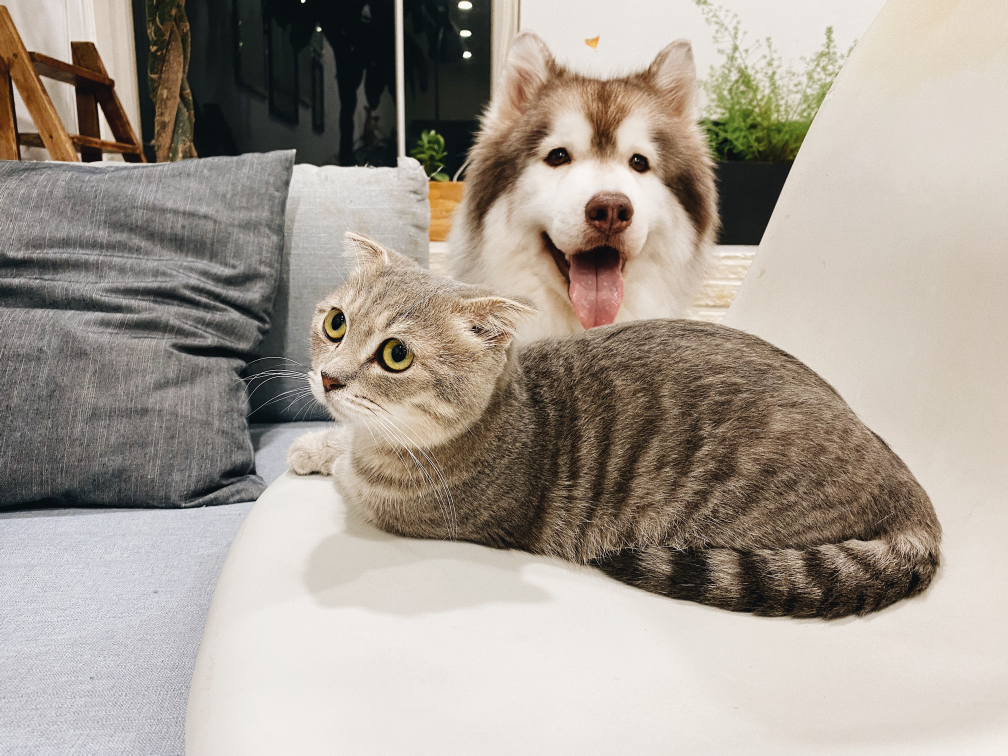
#> input picture cropper/input.jpg, 4032 x 3024 px (shown at 1/4 size)
$ python main.py
#> lines starting #> are read from the running program, lines starting #| are printed output that depends on the picture
import cv2


def cropper(image, coordinates):
    cropped_images = []
    for coord in coordinates:
        x1, y1, x2, y2 = coord
        cropped = image[y1:y2, x1:x2]
        cropped_images.append(cropped)

    return cropped_images


if __name__ == '__main__':

    image_path = './input.jpg'
    image = cv2.imread(image_path)
#> image is the input picture: shape (3024, 4032, 3); mean B, G, R 146.7, 156.6, 165.4
    coordinates = [[1769, 147, 2919, 1277], [1009, 933, 3813, 2450]]

    cropped_images = cropper(image, coordinates)
#> the loop in cropper, `for coord in coordinates:` made 2 passes
#> pass 1, in cropper, `cropped = image[y1:y2, x1:x2]`:
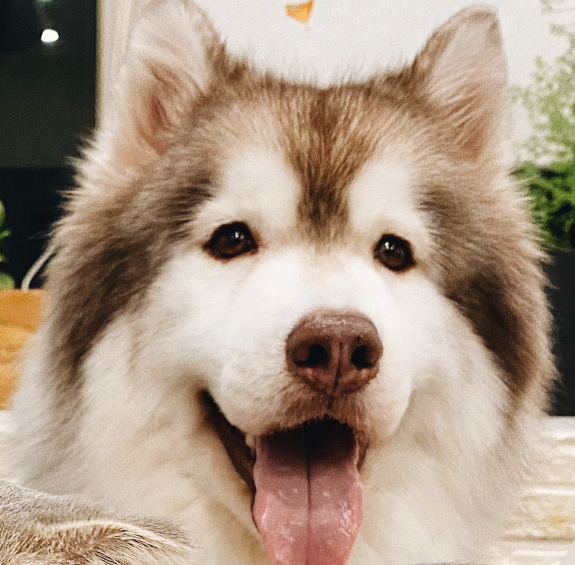
#> cropped: shape (1130, 1150, 3) (shown at 1/2 size); mean B, G, R 133.4, 151, 170.4
#> pass 2, in cropper, `cropped = image[y1:y2, x1:x2]`:
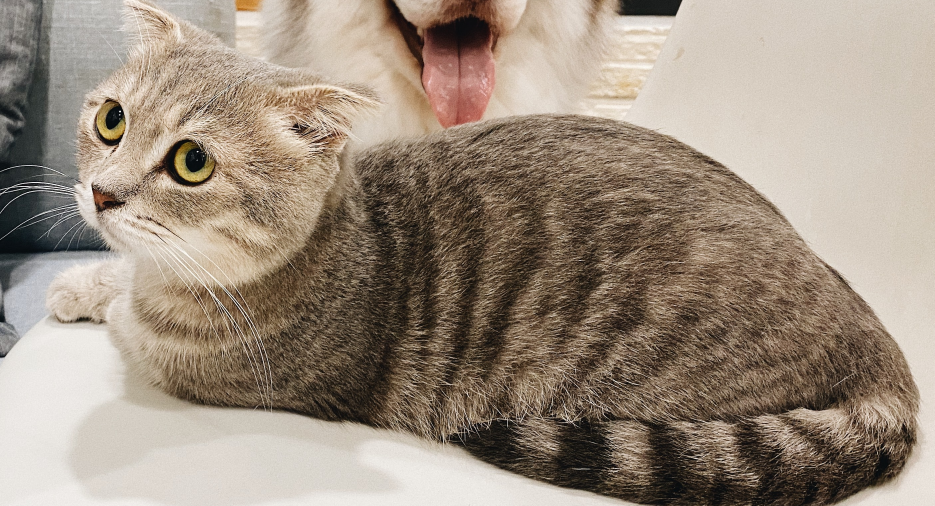
#> cropped: shape (1517, 2804, 3) (shown at 1/3 size); mean B, G, R 126.3, 141.2, 155.5
#> after the loop in cropper, `for coord in coordinates:`: cropped_images = 2 items
#> cropped_images = 2 items
    for i, cropped in enumerate(cropped_images):
        cv2.imwrite(f"{i+1}.jpg", cropped)
#> this loop made 2 passes
